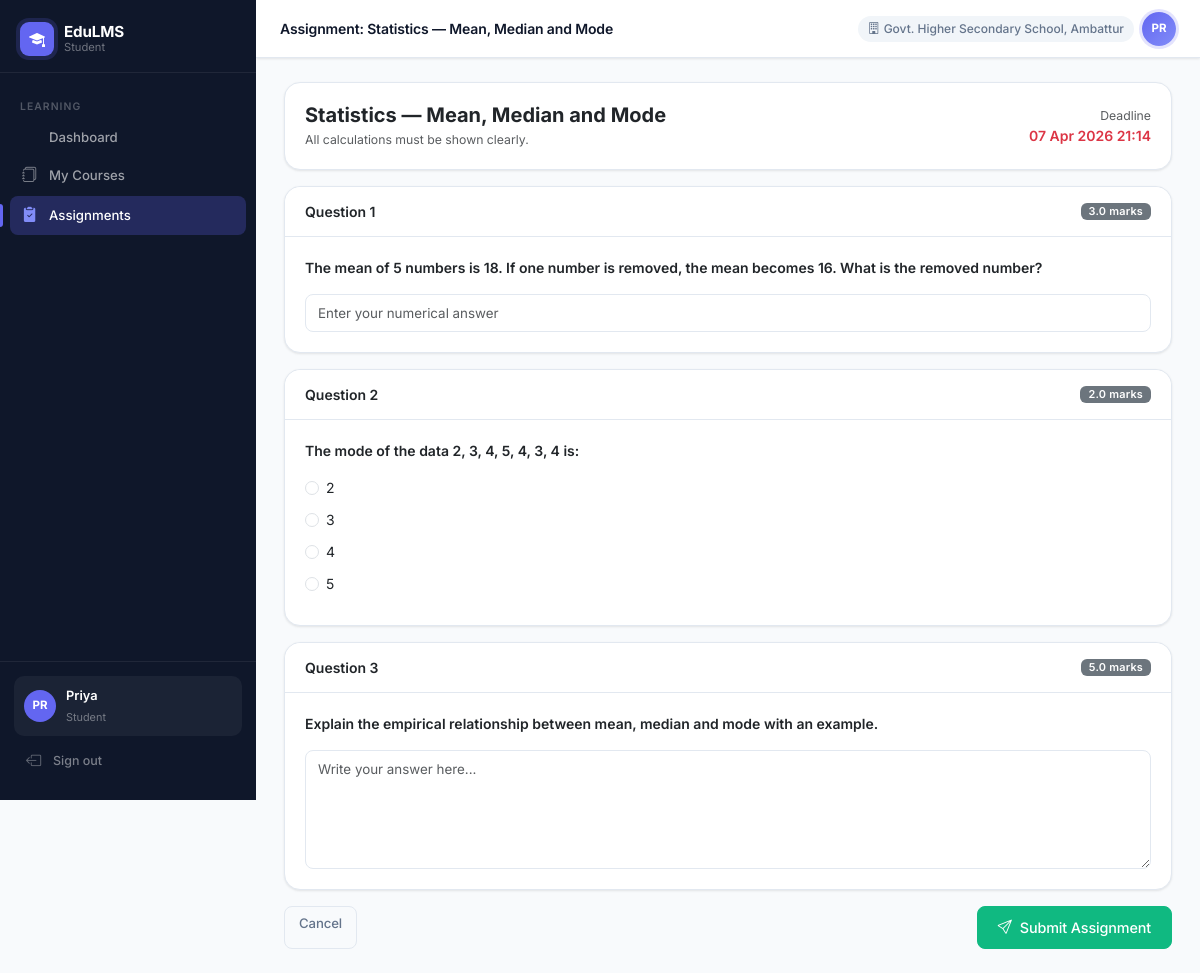
Page /student/assignments/3/attempt (signed in) on the committed database.
### app/models/user.py (models this page shows, shortened)
class User(UserMixin, db.Model):
    __tablename__ = 'users'
    id = db.Column(db.Integer, primary_key=True)
    username = db.Column(db.String(80), unique=True, nullable=False)
    password_hash = db.Column(db.String(256), nullable=False)
    full_name = db.Column(db.String(120), nullable=False)
    email = db.Column(db.String(120))
    phone = db.Column(db.String(20))
    role = db.Column(db.String(30), nullable=False)  # super_admin, district_admin, block_admin, school_admin, teacher, student, parent
    district_id = db.Column(db.Integer, db.ForeignKey('districts.id'), nullable=True)
    block_id = db.Column(db.Integer, db.ForeignKey('blocks.id'), nullable=True)
    school_id = db.Column(db.Integer, db.ForeignKey('schools.id'), nullable=True)
    is_active = db.Column(db.Boolean, default=True)
    created_at = db.Column(db.DateTime, default=datetime.utcnow)
    district = db.relationship('District', foreign_keys=[district_id])
    block = db.relationship('Block', foreign_keys=[block_id])
    school = db.relationship('School', foreign_keys=[school_id])

### app/models/assignment.py (models this page shows)
class Assignment(db.Model):
    __tablename__ = 'assignments'
    id = db.Column(db.Integer, primary_key=True)
    subject_id = db.Column(db.Integer, db.ForeignKey('subjects.id'), nullable=False)
    class_id = db.Column(db.Integer, db.ForeignKey('classes.id'), nullable=False)
    teacher_id = db.Column(db.Integer, db.ForeignKey('users.id'), nullable=False)
    title = db.Column(db.String(200), nullable=False)
    instructions = db.Column(db.Text)
    deadline = db.Column(db.DateTime, nullable=False)
    max_attempts = db.Column(db.Integer, default=1)
    allow_retry = db.Column(db.Boolean, default=False)
    school_id = db.Column(db.Integer, db.ForeignKey('schools.id'))
    block_id = db.Column(db.Integer, db.ForeignKey('blocks.id'))
    district_id = db.Column(db.Integer, db.ForeignKey('districts.id'))
    is_active = db.Column(db.Boolean, default=True)
    created_at = db.Column(db.DateTime, default=datetime.utcnow)
    subject = db.relationship('Subject', backref='assignments')
    class_ref = db.relationship('Class', backref='assignments')
    teacher = db.relationship('User', backref='created_assignments')
    questions = db.relationship('Question', backref='assignment', lazy=True, order_by='Question.order')

class Question(db.Model):
    __tablename__ = 'questions'
    id = db.Column(db.Integer, primary_key=True)
    assignment_id = db.Column(db.Integer, db.ForeignKey('assignments.id'), nullable=False)
    type = db.Column(db.String(20), nullable=False)  # mcq, multi_select, descriptive, numerical, file_upload
    text = db.Column(db.Text, nullable=False)
    marks = db.Column(db.Float, default=1.0)
    correct_answer = db.Column(db.Text)  # JSON for MCQ options/correct; plain text for others
    options = db.Column(db.Text)  # JSON array for MCQ/multi_select
    tolerance = db.Column(db.Float, nullable=True)
    order = db.Column(db.Integer, default=0)
    is_active = db.Column(db.Boolean, default=True)

### app/models/hierarchy.py (models this page shows)
class School(db.Model):
    __tablename__ = 'schools'
    id = db.Column(db.Integer, primary_key=True)
    name = db.Column(db.String(120), nullable=False)
    block_id = db.Column(db.Integer, db.ForeignKey('blocks.id'), nullable=False)
    district_id = db.Column(db.Integer, db.ForeignKey('districts.id'), nullable=False)
    is_active = db.Column(db.Boolean, default=True)
    created_at = db.Column(db.DateTime, default=datetime.utcnow)

### app/routes/student.py (the view, shortened to what this page needs)
@student_bp.route('/assignments/<int:id>/attempt', methods=['GET', 'POST'])
@login_required
@require_role('student')
def attempt_assignment(id):
    assignment = Assignment.query.get_or_404(id)
    if datetime.utcnow() > assignment.deadline:
        flash('This assignment deadline has passed.', 'danger')
        return redirect(url_for('student.assignments'))
    existing_subs = Submission.query.filter_by(student_id=current_user.id, assignment_id=id).count()
    if existing_subs >= assignment.max_attempts:
        flash('You have used all attempts for this assignment.', 'warning')
        return redirect(url_for('student.assignments'))
    questions = Question.query.filter_by(assignment_id=id, is_active=True).order_by(Question.order).all()
    return render_template('student/attempt_assignment.html', assignment=assignment, questions=questions)

### app/models/user.py (called while the page is built)
@login_manager.user_loader
def load_user(user_id):
    return User.query.get(int(user_id))

### app/services/rbac.py (called while the page is built)
def require_role(*roles):
    def decorator(f):
        @wraps(f)
        def decorated_function(*args, **kwargs):
            if not current_user.is_authenticated:
                return redirect(url_for('auth.login'))
            if current_user.role not in roles:
                abort(403)
            return f(*args, **kwargs)
        return decorated_function
    return decorator

### app/templates/student/attempt_assignment.html (shortened to what this page needs)
{% extends "base.html" %}
{% block page_title %}Assignment: {{ assignment.title }}{% endblock %}
{% block content %}
<div class="card mb-3">
    <div class="card-body d-flex justify-content-between align-items-center">
        <div>
            <h5 class="fw-bold mb-1">{{ assignment.title }}</h5>
            {% if assignment.instructions %}<p class="text-muted mb-0 small">{{ assignment.instructions }}</p>{% endif %}
        </div>
        <div class="text-end">
            <div class="small text-muted">Deadline</div>
            <div class="fw-semibold text-danger">{{ assignment.deadline.strftime('%d %b %Y %H:%M') }}</div>
        </div>
    </div>
</div>
<form method="POST" id="assignmentForm">
    {% for q in questions %}
    <div class="card mb-3">
        <div class="card-header bg-light">
            <div class="d-flex justify-content-between align-items-center">
                <span class="fw-semibold">Question {{ loop.index }}</span>
                <span class="badge bg-secondary">{{ q.marks }} marks</span>
            </div>
        </div>
        <div class="card-body">
            <p class="fw-semibold mb-3">{{ q.text }}</p>
            {% if q.type == 'mcq' %}
                {% if q.options %}
                {% set opts = q.options | from_json %}
                {% for opt in opts %}
                <div class="form-check mb-2">
                    <input class="form-check-input" type="radio" name="answer_{{ q.id }}" id="opt_{{ q.id }}_{{ loop.index0 }}" value="{{ loop.index0 }}" required>
                    <label class="form-check-label" for="opt_{{ q.id }}_{{ loop.index0 }}">{{ opt }}</label>
                </div>
                {% endfor %}
                {% endif %}
            {% elif q.type == 'numerical' %}
                <input type="number" name="answer_{{ q.id }}" class="form-control" step="any" placeholder="Enter your numerical answer" required>
            {% elif q.type == 'descriptive' %}
                <textarea name="answer_{{ q.id }}" class="form-control" rows="5" placeholder="Write your answer here..." required></textarea>
            {% elif q.type == 'file_upload' %}
                <div class="alert alert-info small">File upload: In this demo, enter a description of your file.</div>
                <input type="text" name="answer_{{ q.id }}" class="form-control" placeholder="Describe your answer (file upload demo)">
            {% endif %}
        </div>
    </div>
    {% endfor %}
    <div class="d-flex justify-content-between mt-3">
        <a href="{{ url_for('student.assignments') }}" class="btn btn-outline-secondary">Cancel</a>
        <button type="submit" class="btn btn-success btn-lg" id="submitBtn">
            <i class="bi bi-send me-2"></i>Submit Assignment
        </button>
    </div>
</form>
{% endblock %}

### app/templates/base.html (shortened to what this page needs)
<!DOCTYPE html>
<html lang="en">
<head>
    <link href="https://cdn.jsdelivr.net/npm/bootstrap@5.3.2/dist/css/bootstrap.min.css" rel="stylesheet">
    <link href="https://cdn.jsdelivr.net/npm/bootstrap-icons@1.11.3/font/bootstrap-icons.css" rel="stylesheet">
</head>
<body>
{% if current_user.is_authenticated %}
<nav id="sidebar">
    <div class="sidebar-brand">
        <div class="sidebar-brand-icon"><i class="bi bi-mortarboard-fill"></i></div>
        <div class="sidebar-brand-text">
            <strong>EduLMS</strong>
            <span>{{ current_user.role.replace('_',' ').title() }}</span>
        </div>
    </div>
    <div class="sidebar-nav">
    {% if current_user.role in ['super_admin','district_admin','block_admin','school_admin'] %}
        <div class="nav-section">Administration</div>
        <a href="{{ url_for('admin.dashboard') }}" class="nav-link {% if request.endpoint == 'admin.dashboard' %}active{% endif %}">
            <i class="bi bi-squares"></i> Dashboard
        </a>
        {% if current_user.role == 'super_admin' %}
        <a href="{{ url_for('admin.districts') }}" class="nav-link {% if request.endpoint == 'admin.districts' %}active{% endif %}">
            <i class="bi bi-map"></i> Districts
        </a>
        <a href="{{ url_for('admin.blocks') }}" class="nav-link {% if request.endpoint == 'admin.blocks' %}active{% endif %}">
            <i class="bi bi-geo-alt"></i> Blocks
        </a>
        {% endif %}
        {% if current_user.role in ['super_admin','district_admin','block_admin'] %}
        <a href="{{ url_for('admin.schools') }}" class="nav-link {% if request.endpoint == 'admin.schools' %}active{% endif %}">
            <i class="bi bi-building-fill"></i> Schools
        </a>
        {% endif %}
        <a href="{{ url_for('admin.users') }}" class="nav-link {% if request.endpoint == 'admin.users' %}active{% endif %}">
            <i class="bi bi-people-fill"></i> Users
        </a>
        <a href="{{ url_for('admin.classes') }}" class="nav-link {% if request.endpoint == 'admin.classes' %}active{% endif %}">
            <i class="bi bi-collection-fill"></i> Classes
        </a>
        <a href="{{ url_for('admin.subjects') }}" class="nav-link {% if request.endpoint == 'admin.subjects' %}active{% endif %}">
            <i class="bi bi-book-fill"></i> Subjects
        </a>
    {% elif current_user.role == 'student' %}
        <div class="nav-section">Learning</div>
        <a href="{{ url_for('student.dashboard') }}" class="nav-link {% if request.endpoint == 'student.dashboard' %}active{% endif %}">
             Dashboard
        </a>
        <a href="{{ url_for('student.courses') }}" class="nav-link {% if request.endpoint and 'course' in request.endpoint %}active{% endif %}">
            <i class="bi bi-journals"></i> My Courses
        </a>
        <a href="{{ url_for('student.assignments') }}" class="nav-link {% if request.endpoint and 'assignment' in request.endpoint %}active{% endif %}">
            <i class="bi bi-clipboard2-check-fill"></i> Assignments
        </a>
    {% endif %}
    </div>
    <div class="sidebar-footer">
        <div class="sidebar-user">
            <div class="sidebar-avatar">{{ current_user.full_name[:2].upper() }}</div>
            <div class="sidebar-user-info">
                <strong>{{ current_user.full_name.split()[0] }}</strong>
                <span>{{ current_user.role.replace('_',' ').title() }}</span>
            </div>
        </div>
        <a href="{{ url_for('auth.logout') }}" class="nav-link" style="color:rgba(255,255,255,.45);font-size:.78rem;">
            <i class="bi bi-box-arrow-left"></i> Sign out
        </a>
    </div>
</nav>
<div id="main">
    <div id="topbar">
        <div class="d-flex align-items-center gap-3">
            <span class="topbar-title">{% block page_title %}{% endblock %}</span>
        </div>
        <div class="d-flex align-items-center gap-2">
            {% if current_user.school %}
            <span class="topbar-school d-none d-md-block">
                <i class="bi bi-building me-1"></i>{{ current_user.school.name }}
            </span>
            {% endif %}
            <div class="topbar-avatar">{{ current_user.full_name[:2].upper() }}</div>
        </div>
    </div>
    <div class="page-content">
        {% block content %}{% endblock %}
    </div>
</div>
{% else %}
{% block auth_content %}{% endblock %}
{% endif %}
</body>
</html>

### rows in the picture
User: role.replace "Student", full_name "PR", full_name "Priya"
Assignment: title "Statistics — Mean, Median and Mode", instructions "All calculations must be shown clearly.", deadline "07 Apr 2026 21:14"
School: school.name "Govt. Higher Secondary School, Ambattur"
Question: marks "3.0", text "The mean of 5 numbers is 18. If one number is removed, the mean becomes 16. What is the removed number?"
Question: marks "2.0", text "The mode of the data 2, 3, 4, 5, 4, 3, 4 is:", opts "2" "3" "4" "5"
Question: marks "5.0", text "Explain the empirical relationship between mean, median and mode with an example.", id "Write your answer here..."
